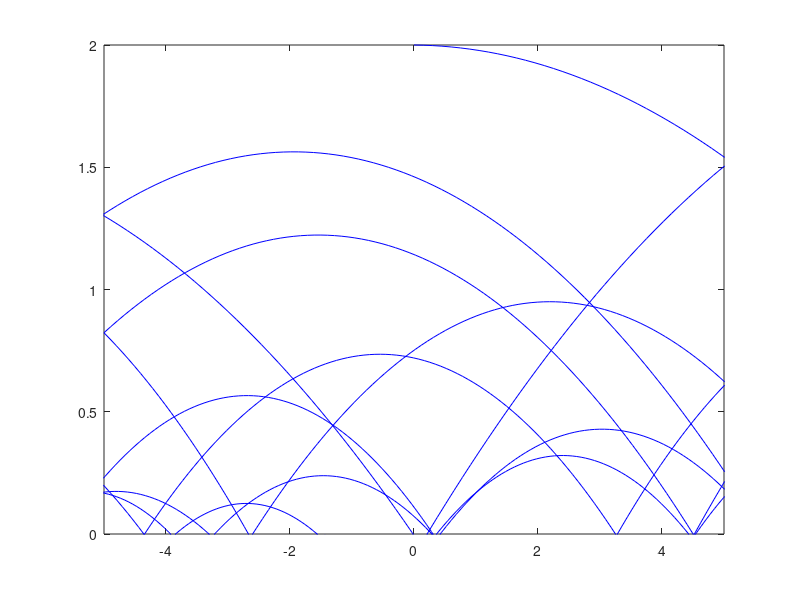

MATLAB code to generate this figure:
clc; clear;close;

t = 0;
dt = 0.1;

vy = 0;
g = 0.08;
y = 2;

x_traj = [];
y_traj = [];

vx = 1.5;
x = 0;

while(t<100)


  x_traj(end+1) = x;
  y_traj(end+1) = y;

  plot(x_traj,y_traj,'b-');
  xlim([-5 5]);
  ylim([0 2]);
  hold on;

  plot(x,y,'o');
  xlim([-5 5]);
  ylim([0 2]);
  hold off;


  vy = vy - g*dt;
  dy =  vy*dt;
  y = y +dy;
  dx = vx*dt;
  x = x + dx;

  if(x >= 5 || x <= -5)

    vx = -0.9*vx;
  end


  pause(0.05);
    t = t + dt;
  if(y <=0)
    vy = -0.9*vy;
    end

  xlim([-5 5]);
  ylim([0 2]);

end
